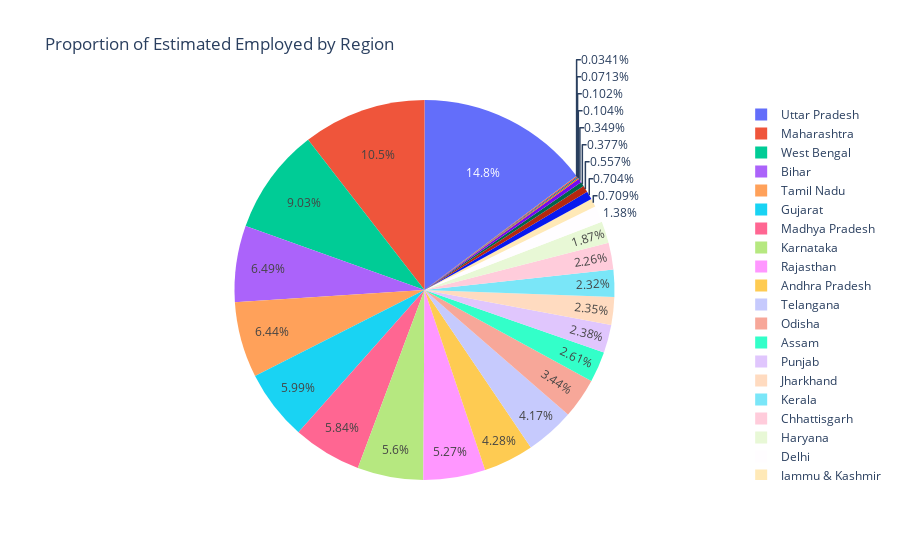

The cell this chart's notebook holds for it:
### Markdown cell above
2- Bivariate Analysis

### Code cell
# Group by Region and calculate the total Estimated Employed for each region
region_employment = data.groupby('Region')['Estimated Employed'].sum()

#  proportion of Estimated Employed for each region
region_employment_proportion = region_employment / region_employment.sum()
region_employment_proportion = region_employment_proportion.reset_index()

region_employment_proportion.columns = ['Region', 'Proportion of Estimated Employed']
print(region_employment_proportion.sort_values(by='Proportion of Estimated Employed',ascending=False))


#  pie chart for the proportion of estimated employment by region
fig = px.pie(data_frame=region_employment_proportion, 
             names='Region', 
             values='Proportion of Estimated Employed', 
             title='Proportion of Estimated Employed by Region')

fig.show()

### Figure 1 — Plotly figure (JSON) as saved in the notebook; plotly's stock layout.template omitted (floating-point values rounded to 4 significant figures)
{"data": [{"domain": {"x": [0, 1], "y": [0, 1]}, "hovertemplate": "Region=%{label}<br>Proportion of Estimated Employed=%{value}<extra></extra>", "labels": ["Andhra Pradesh", "Assam", "Bihar", "Chandigarh", "Chhattisgarh", "Delhi", "Goa", "Gujarat", "Haryana", "Himachal Pradesh", "Jammu & Kashmir", "Jharkhand", "Karnataka", "Kerala", "Madhya Pradesh", "Maharashtra", "Meghalaya", "Odisha", "Puducherry", "Punjab", "Rajasthan", "Sikkim", "Tamil Nadu", "Telangana", "Tripura", "Uttar Pradesh", "Uttarakhand", "West Bengal"], "legendgroup": "", "name": "", "showlegend": true, "type": "pie", "values": [0.04283, 0.02611, 0.06495, 0.0007131, 0.0226, 0.0138, 0.001019, 0.05988, 0.01868, 0.005566, 0.00709, 0.02347, 0.05602, 0.02324, 0.05838, 0.105, 0.003493, 0.03438, 0.001035, 0.02384, 0.05274, 0.0003408, 0.06444, 0.0417, 0.003766, 0.1476, 0.007041, 0.09033]}], "layout": {"legend": {"tracegroupgap": 0}, "title": {"text": "Proportion of Estimated Employed by Region"}}}
